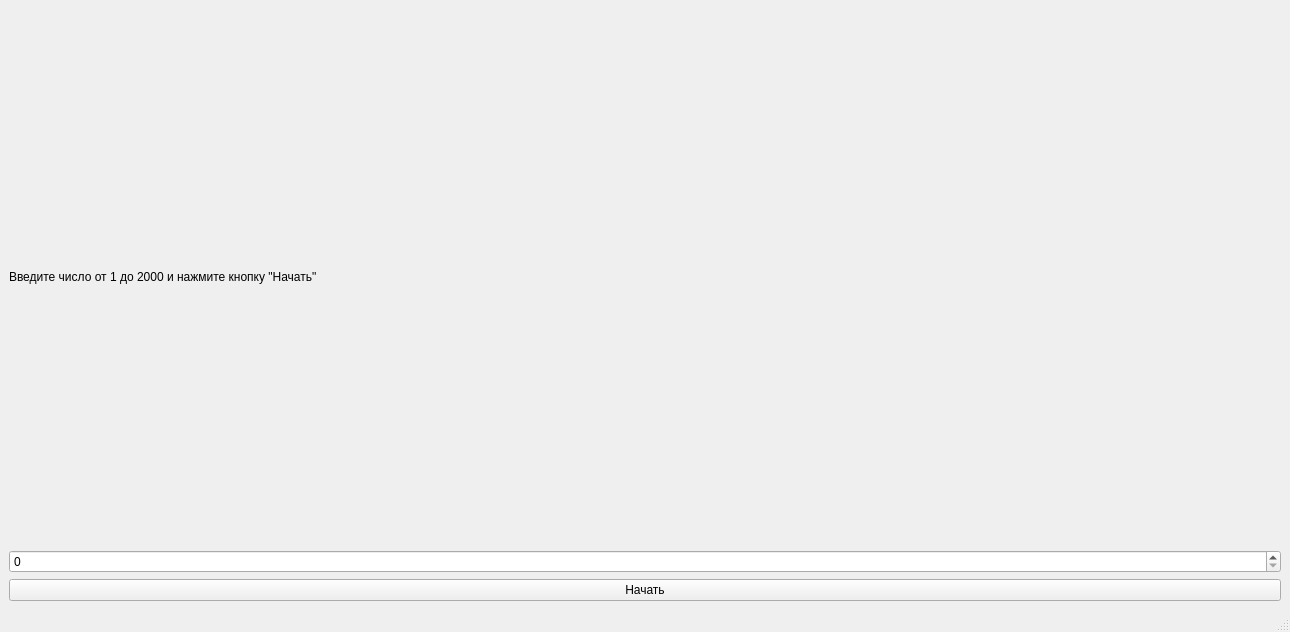
<?xml version="1.0" encoding="UTF-8"?>
<ui version="4.0">
 <class>MainWindow</class>
 <widget class="QMainWindow" name="MainWindow">
  <property name="geometry">
   <rect>
    <x>0</x>
    <y>0</y>
    <width>1290</width>
    <height>632</height>
   </rect>
  </property>
  <property name="windowTitle">
   <string>MainWindow</string>
  </property>
  <widget class="QWidget" name="centralwidget">
   <layout class="QGridLayout" name="gridLayout">
    <item row="0" column="0">
     <widget class="QLabel" name="label">
      <property name="text">
       <string>Введите число от 1 до 2000 и нажмите кнопку &quot;Начать&quot;</string>
      </property>
     </widget>
    </item>
    <item row="2" column="0">
     <widget class="QPushButton" name="pushButton">
      <property name="text">
       <string>Начать</string>
      </property>
     </widget>
    </item>
    <item row="1" column="0">
     <widget class="QSpinBox" name="spinBox"/>
    </item>
   </layout>
  </widget>
  <widget class="QMenuBar" name="menubar">
   <property name="geometry">
    <rect>
     <x>0</x>
     <y>0</y>
     <width>1290</width>
     <height>30</height>
    </rect>
   </property>
  </widget>
  <widget class="QStatusBar" name="statusbar"/>
 </widget>
 <resources/>
 <connections/>
</ui>
